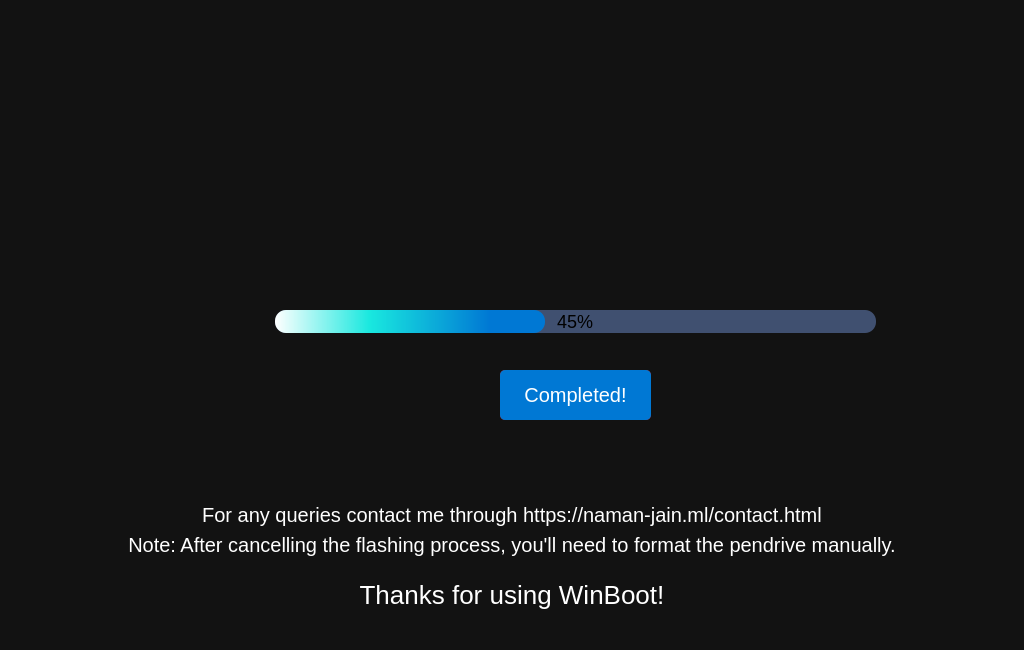
<?xml version="1.0" encoding="UTF-8"?>
<ui version="4.0">
 <class>flash_dialog</class>
 <widget class="QDialog" name="flash_dialog">
  <property name="enabled">
   <bool>true</bool>
  </property>
  <property name="geometry">
   <rect>
    <x>0</x>
    <y>0</y>
    <width>1024</width>
    <height>650</height>
   </rect>
  </property>
  <property name="minimumSize">
   <size>
    <width>1024</width>
    <height>650</height>
   </size>
  </property>
  <property name="maximumSize">
   <size>
    <width>1024</width>
    <height>650</height>
   </size>
  </property>
  <property name="windowTitle">
   <string>WinBoot</string>
  </property>
  <property name="windowIcon">
   <iconset>
    <normaloff>../assets/favicon.png</normaloff>../assets/favicon.png</iconset>
  </property>
  <property name="styleSheet">
   <string notr="true">background-color: #121212;</string>
  </property>
  <widget class="QLabel" name="logo_label">
   <property name="enabled">
    <bool>true</bool>
   </property>
   <property name="geometry">
    <rect>
     <x>272</x>
     <y>0</y>
     <width>480</width>
     <height>180</height>
    </rect>
   </property>
   <property name="minimumSize">
    <size>
     <width>480</width>
     <height>180</height>
    </size>
   </property>
   <property name="maximumSize">
    <size>
     <width>480</width>
     <height>180</height>
    </size>
   </property>
   <property name="text">
    <string/>
   </property>
   <property name="textFormat">
    <enum>Qt::PlainText</enum>
   </property>
   <property name="pixmap">
    <pixmap>../assets/logo.png</pixmap>
   </property>
   <property name="scaledContents">
    <bool>true</bool>
   </property>
   <property name="alignment">
    <set>Qt::AlignLeading|Qt::AlignLeft|Qt::AlignVCenter</set>
   </property>
   <property name="wordWrap">
    <bool>false</bool>
   </property>
   <property name="margin">
    <number>0</number>
   </property>
   <property name="indent">
    <number>-1</number>
   </property>
  </widget>
  <widget class="QLabel" name="flashing_label">
   <property name="geometry">
    <rect>
     <x>100</x>
     <y>250</y>
     <width>150</width>
     <height>150</height>
    </rect>
   </property>
   <property name="minimumSize">
    <size>
     <width>150</width>
     <height>150</height>
    </size>
   </property>
   <property name="maximumSize">
    <size>
     <width>150</width>
     <height>150</height>
    </size>
   </property>
   <property name="pixmap">
    <pixmap>../assets/flash.png</pixmap>
   </property>
   <property name="scaledContents">
    <bool>true</bool>
   </property>
   <property name="textInteractionFlags">
    <set>Qt::NoTextInteraction</set>
   </property>
  </widget>
  <widget class="QProgressBar" name="flash_bar">
   <property name="geometry">
    <rect>
     <x>275</x>
     <y>310</y>
     <width>601</width>
     <height>23</height>
    </rect>
   </property>
   <property name="minimumSize">
    <size>
     <width>601</width>
     <height>23</height>
    </size>
   </property>
   <property name="maximumSize">
    <size>
     <width>601</width>
     <height>23</height>
    </size>
   </property>
   <property name="cursor">
    <cursorShape>BusyCursor</cursorShape>
   </property>
   <property name="styleSheet">
    <string notr="true">QProgressBar{
	color: #000000;
	font-size: 18px;
	border-radius: 11px;
	background-color: rgba(90, 114, 164, 0.65);
}

QProgressBar::chunk{
	border-radius: 11px;
	background-color: qlineargradient(spread:pad, x1:0, y1:0, x2:1, y2:0, stop:0 rgba(255, 255, 255, 255), stop:0.350877 rgba(25, 232, 223, 255), stop:0.79386 rgba(0, 120, 212, 255));
}</string>
   </property>
   <property name="value">
    <number>45</number>
   </property>
   <property name="alignment">
    <set>Qt::AlignCenter</set>
   </property>
  </widget>
  <widget class="QPushButton" name="cancel_button">
   <property name="geometry">
    <rect>
     <x>500</x>
     <y>370</y>
     <width>151</width>
     <height>50</height>
    </rect>
   </property>
   <property name="minimumSize">
    <size>
     <width>151</width>
     <height>50</height>
    </size>
   </property>
   <property name="maximumSize">
    <size>
     <width>151</width>
     <height>50</height>
    </size>
   </property>
   <property name="cursor">
    <cursorShape>PointingHandCursor</cursorShape>
   </property>
   <property name="styleSheet">
    <string notr="true">QPushButton{
	color: #FFFFFF;
	font-size: 20px;
	border-radius: 5px;
	background-color: rgb(209, 26, 42);
}

QPushButton:hover{
	background-color: rgb(200, 22, 38);
}

QPushButton:pressed{
	background-color: rgb(218, 21, 38);
}

QPushButton:disabled{
	background-color: rgba(209, 26, 42, 0.65);
}</string>
   </property>
   <property name="text">
    <string>Cancel</string>
   </property>
  </widget>
  <widget class="QLabel" name="note_label">
   <property name="geometry">
    <rect>
     <x>0</x>
     <y>530</y>
     <width>1024</width>
     <height>30</height>
    </rect>
   </property>
   <property name="minimumSize">
    <size>
     <width>1024</width>
     <height>30</height>
    </size>
   </property>
   <property name="maximumSize">
    <size>
     <width>1024</width>
     <height>30</height>
    </size>
   </property>
   <property name="cursor">
    <cursorShape>IBeamCursor</cursorShape>
   </property>
   <property name="styleSheet">
    <string notr="true">QLabel{
	color: #FFFFFF;
	font-size: 20px;
	selection-color: rgb(255, 255, 255);
	selection-background-color: rgb(0, 120, 212);
}</string>
   </property>
   <property name="text">
    <string>Note: After cancelling the flashing process, you'll need to format the pendrive manually.</string>
   </property>
   <property name="scaledContents">
    <bool>false</bool>
   </property>
   <property name="alignment">
    <set>Qt::AlignCenter</set>
   </property>
   <property name="wordWrap">
    <bool>true</bool>
   </property>
   <property name="textInteractionFlags">
    <set>Qt::TextSelectableByKeyboard|Qt::TextSelectableByMouse</set>
   </property>
  </widget>
  <widget class="QLabel" name="thanks_label">
   <property name="geometry">
    <rect>
     <x>0</x>
     <y>575</y>
     <width>1024</width>
     <height>40</height>
    </rect>
   </property>
   <property name="minimumSize">
    <size>
     <width>1024</width>
     <height>40</height>
    </size>
   </property>
   <property name="maximumSize">
    <size>
     <width>1024</width>
     <height>40</height>
    </size>
   </property>
   <property name="styleSheet">
    <string notr="true">color: #FFFFFF;
font: 16pt &quot;Ubuntu&quot;;
font-size: 26px;</string>
   </property>
   <property name="text">
    <string>Thanks for using WinBoot!</string>
   </property>
   <property name="scaledContents">
    <bool>true</bool>
   </property>
   <property name="alignment">
    <set>Qt::AlignCenter</set>
   </property>
   <property name="wordWrap">
    <bool>true</bool>
   </property>
   <property name="textInteractionFlags">
    <set>Qt::NoTextInteraction</set>
   </property>
  </widget>
  <widget class="QLabel" name="query_label">
   <property name="geometry">
    <rect>
     <x>0</x>
     <y>500</y>
     <width>1024</width>
     <height>30</height>
    </rect>
   </property>
   <property name="minimumSize">
    <size>
     <width>1024</width>
     <height>30</height>
    </size>
   </property>
   <property name="maximumSize">
    <size>
     <width>1024</width>
     <height>30</height>
    </size>
   </property>
   <property name="cursor">
    <cursorShape>IBeamCursor</cursorShape>
   </property>
   <property name="styleSheet">
    <string notr="true">QLabel{
	color: #FFFFFF;
	font-size: 20px;
	selection-color: rgb(255, 255, 255);
	selection-background-color: rgb(0, 120, 212);
}</string>
   </property>
   <property name="text">
    <string>For any queries contact me through https://naman-jain.ml/contact.html</string>
   </property>
   <property name="scaledContents">
    <bool>false</bool>
   </property>
   <property name="alignment">
    <set>Qt::AlignCenter</set>
   </property>
   <property name="wordWrap">
    <bool>true</bool>
   </property>
   <property name="openExternalLinks">
    <bool>true</bool>
   </property>
   <property name="textInteractionFlags">
    <set>Qt::TextSelectableByKeyboard|Qt::TextSelectableByMouse</set>
   </property>
  </widget>
  <widget class="QPushButton" name="completed_button">
   <property name="enabled">
    <bool>false</bool>
   </property>
   <property name="geometry">
    <rect>
     <x>500</x>
     <y>370</y>
     <width>151</width>
     <height>50</height>
    </rect>
   </property>
   <property name="minimumSize">
    <size>
     <width>151</width>
     <height>50</height>
    </size>
   </property>
   <property name="maximumSize">
    <size>
     <width>151</width>
     <height>50</height>
    </size>
   </property>
   <property name="cursor">
    <cursorShape>PointingHandCursor</cursorShape>
   </property>
   <property name="styleSheet">
    <string notr="true">QPushButton{
	color: #FFFFFF;
	font-size: 20px;
	border-radius: 5px;
	background-color: rgb(0, 120, 212);
}

QPushButton:hover{
	background-color: rgb(1, 93, 163);
}

QPushButton:pressed{
	background-color: rgb(0, 144, 255);
}</string>
   </property>
   <property name="text">
    <string>Completed!</string>
   </property>
   <property name="icon">
    <iconset theme="ok">
     <normaloff>.</normaloff>.</iconset>
   </property>
   <property name="checked">
    <bool>false</bool>
   </property>
  </widget>
 </widget>
 <resources/>
 <connections/>
</ui>
